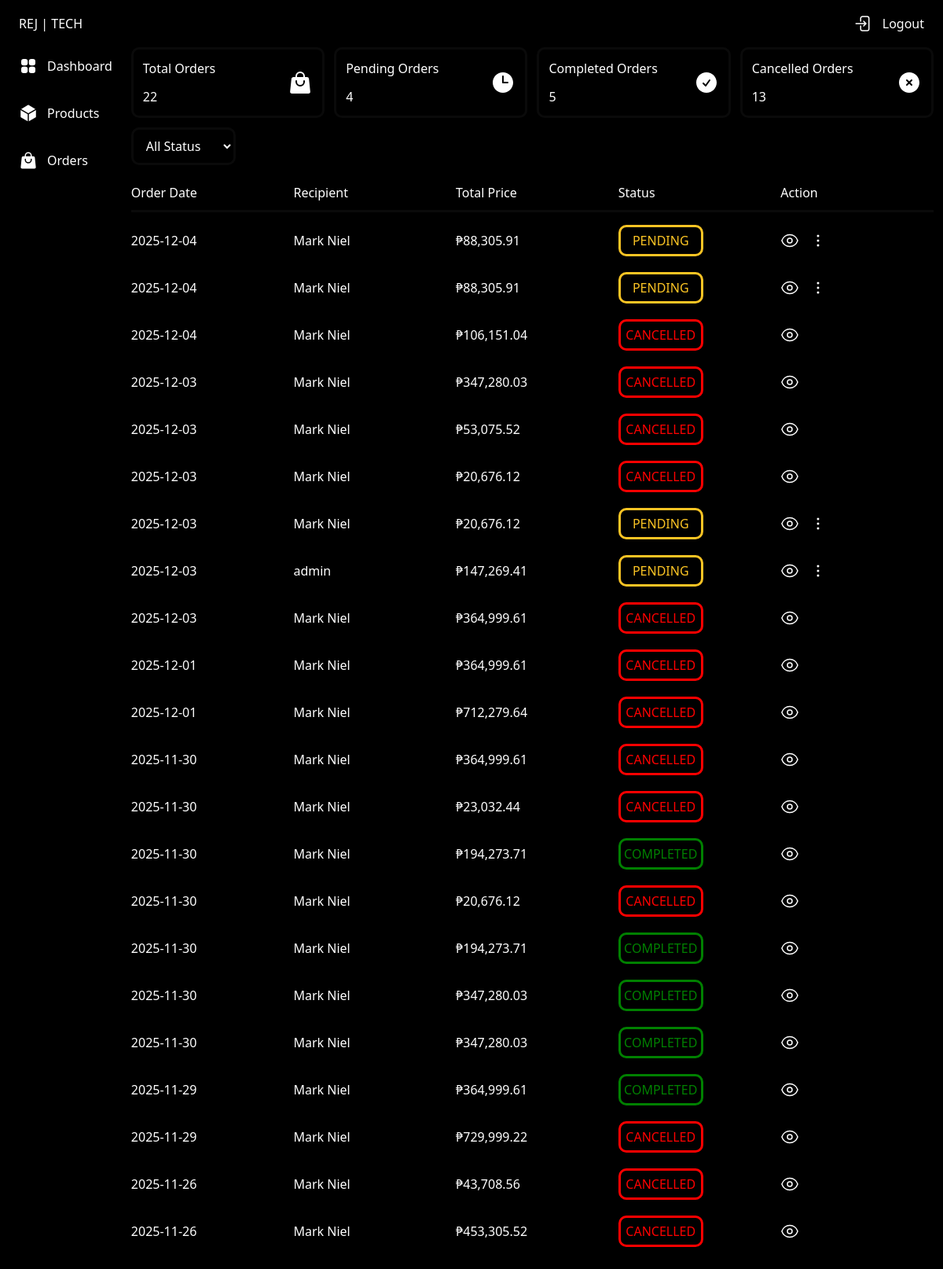
Screenshot of /admin/orders.php (signed in) with the database file from the repository.
### tables this page shows
CREATE TABLE `orders` (
  `id` int(11) NOT NULL,
  `user_id` int(11) NOT NULL,
  `status` enum('PENDING','COMPLETED','CANCELLED','') NOT NULL DEFAULT 'PENDING',
  `total_price` decimal(9,2) NOT NULL,
  `order_created` datetime NOT NULL DEFAULT current_timestamp()
);

CREATE TABLE `users` (
  `id` int(11) NOT NULL,
  `first_name` varchar(30) NOT NULL,
  `last_name` varchar(30) NOT NULL,
  `email` varchar(100) NOT NULL,
  `password` varchar(255) NOT NULL,
  `phone` varchar(15) NOT NULL,
  `address` varchar(255) NOT NULL,
  `role` enum('customer','admin','','') NOT NULL DEFAULT 'customer',
  `created_at` datetime NOT NULL DEFAULT current_timestamp()
);

### admin/orders.php (the view, shortened to what this page needs)
<?php
require_once("includes/config.php");
$od = $pdo->prepare("SELECT COUNT(*) FROM orders");
$od->execute();
$totalOrder = $od->fetchColumn();
$orderStatus = ["PENDING", "COMPLETED", "CANCELLED"];
foreach ($orderStatus as $status) {
    $od = $pdo->prepare("SELECT COUNT(*) FROM orders
WHERE status = :status");
    $od->execute([":status" => $status]);
    $order[$status] = $od->fetchColumn();
}
$status = $_POST["status"] ?? "ALL";
if ($status === "ALL") {
    $od = $pdo->prepare("SELECT orders.id as order_id, orders.status as order_status, orders.total_price as order_totalPrice , date(orders.order_created) as order_created, users.first_name as user_firstName, users.phone as user_phone , users.address as user_address FROM orders
INNER JOIN users ON orders.user_id = users.id
ORDER BY order_created DESC");
    $od->execute();
}
$ordersInfo = $od->fetchAll();
?>
<!DOCTYPE html>
<html lang="en">
<head>
    <link rel="stylesheet" href="assets/css/style.css">
    <script src="https://cdn.tailwindcss.com"></script>
</head>
<body class="flex flex-col min-h-dvh bg-black">
    <?php require_once("includes/header.php") ?>
    <div class="flex px-[12px] pb-[12px] gap-[12px]">
        <?php require_once("includes/sidebar.php") ?>
        <div class="flex flex-1 flex-col gap-[12px]">
            <div class="grid md:grid-cols-4 sm:grid-cols-2 grid-cols-1  gap-[12px]">
                <div class="flex border-[3px] border-[rgb(10,10,10)] p-[12px] rounded-[10px] justify-between">
                    <div class="flex flex-col gap-[12px]">
                        <span class="flex items-center">Total Orders</span>
                        <span class="flex items-center"><?= $totalOrder ?></span>
                    </div>
                    <span class="flex items-center">
                    </span>
                </div>
                <div class="flex border-[3px] border-[rgb(10,10,10)] p-[12px] rounded-[10px] justify-between">
                    <div class="flex flex-col gap-[12px]">
                        <span class="flex items-center">Pending Orders</span>
                        <span class="flex items-center"><?= $order["PENDING"] ?></span>
                    </div>
                    <span class="flex items-center">
                    </span>
                </div>
                <div class="flex border-[3px] border-[rgb(10,10,10)] p-[12px] rounded-[10px] justify-between">
                    <div class="flex flex-col gap-[12px]">
                        <span class="flex items-center">Completed Orders</span>
                        <span class="flex items-center"><?= $order["COMPLETED"] ?></span>
                    </div>
                    <span class="flex items-center">
                    </span>
                </div>
                <div class="flex border-[3px] border-[rgb(10,10,10)] p-[12px] rounded-[10px] justify-between">
                    <div class="flex flex-col gap-[12px]">
                        <span class="flex items-center">Cancelled Orders</span>
                        <span class="flex items-center"><?= $order["CANCELLED"] ?></span>
                    </div>
                    <span class="flex items-center">
                    </span>
                </div>
            </div>
            <form method="post" class="admin-selectStatus-form flex">
                <select name="status" class="admin-select-status bg-transparent border-[3px] border-[rgb(10,10,10)] px-[12px] h-[48px] rounded-[10px]">
                    <option value="ALL" <?= ($status === "ALL") ? "selected" : "" ?> class="bg-black">All Status</option>
                </select>
            </form>
            <div class="flex flex-col gap-[12px]">
                <div class="grid lg:grid-cols-[1fr_1fr_1fr_1fr_1fr] sm:grid-cols-[1fr_1fr_1fr_1fr] grid-cols-[1fr_1fr_1fr]  h-[48px] border-b-[3px] border-[rgb(10,10,10)] gap-[12px] items-center">
                    <span>Order Date</span>
                    <span class="lg:flex hidden">Recipient</span>
                    <span class="sm:flex hidden">Total Price</span>
                    <span>Status</span>
                    <span>Action</span>
                </div>
                <div class="flex flex-col gap-[12px]">
                    <?php foreach ($ordersInfo as $info): ?>
                        <?php $matchStatus = match ($info["order_status"]) {
                            "PENDING" => "rgb(251,196,36)",
                            "COMPLETED" => "rgb(0,128,0)",
                            "CANCELLED" => "rgb(255,0,0)"
                        } ?>
                        <div class="grid lg:grid-cols-[1fr_1fr_1fr_1fr_1fr] sm:grid-cols-[1fr_1fr_1fr_1fr] grid-cols-[1fr_1fr_1fr] gap-[12px] items-center h-[48px]">
                            <span class="flex items-center"><?= $info["order_created"] ?></span>
                            <span class="lg:flex hidden items-center"><?= $info["user_firstName"] ?></span>
                            <span class="sm:flex hidden items-center">₱<?= number_format($info["order_totalPrice"], 2) ?></span>
                            <div class="flex items-center">
                                <span class="flex border-[3px] w-[108px] justify-center h-[40px] items-center rounded-[10px] text-[<?= $matchStatus ?>] border-[<?= $matchStatus ?>]"><?= $info["order_status"] ?></span>
                            </div>
                            <div class="relative flex items-center gap-[12px]">
                                <button type="button" class="admin-orderDetails-btn" data-id="<?= $info["order_id"] ?>" data-created="<?= $info["order_created"] ?>" data-status="<?= $info["order_status"] ?>" data-customer="<?= $info["user_firstName"] ?>" data-contact="<?= $info["user_phone"] ?>" data-address="<?= $info["user_address"] ?>" data-total-price="<?= $info["order_totalPrice"] ?>">
                                </button>
                                <?php if ($info["order_status"] === "PENDING"): ?>
                                    <button class="admin-status-btn">
                                    </button>
                                <?php endif; ?>
                            </div>
                        </div>
                    <?php endforeach; ?>
                </div>
            </div>
        </div>
    </div>
</body>
</html>

### admin/includes/header.php (shortened to what this page needs)
<div class="flex h-[60px] px-[12px] justify-between">
    <div class="flex gap-[12px] items-center">
        <a href="admin.php" class="flex px-[12px] items-center">REJ | TECH</a>
    </div>
    <form method="post" class="flex px-[12px] items-center">
        <button type="submit" name="logout" class="flex gap-[12px]">
            <span>Logout</span>
        </button>
    </form>
</div>

### admin/includes/sidebar.php (shortened to what this page needs)
<div class="lg:flex hidden flex-col gap-[12px] items-start min-h-dvh">
    <a href="admin.php" class="flex items-center gap-[12px] px-[12px] h-[48px]">
        <span>Dashboard</span>
    </a>
    <a href="products.php" class="flex items-center gap-[12px] px-[12px] h-[48px]">
        <svg xmlns="http://www.w3.org/2000/svg" viewBox="0 0 24 24" fill="currentColor" class="size-6">
            <path d="M12.378 1.602a.75.75 0 0 0-.756 0L3 6.632l9 5.25 9-5.25-8.622-5.03ZM21.75 7.93l-9 5.25v9l8.628-5.032a.75.75 0 0 0 .372-.648V7.93ZM11.25 22.18v-9l-9-5.25v8.57a.75.75 0 0 0 .372.648l8.628 5.033Z" />
        </svg>
        <span>Products</span>
    </a>
    <a href="orders.php" class="flex items-center gap-[12px] px-[12px] h-[48px]">
        <span>Orders</span>
    </a>
</div>

### admin/assets/css/style.css (style rules this page uses)
* { margin: 0; padding: 0; box-sizing: border-box; font-family: system-ui, -apple-system, BlinkMacSystemFont, "Segoe UI", Roboto, Oxygen, Ubuntu, Cantarell, "Open Sans", "Helvetica Neue", sans-serif; color: white; }

### rows the page displays
orders: order_created "2025-12-04", user.first_name "Mark Niel", total_price "88,305.91", status "PENDING"
orders: order_created "2025-12-04", user.first_name "Mark Niel", total_price "88,305.91", status "PENDING"
orders: order_created "2025-12-04", user.first_name "Mark Niel", total_price "106,151.04", status "CANCELLED"
orders: order_created "2025-12-03", user.first_name "Mark Niel", total_price "347,280.03", status "CANCELLED"
orders: order_created "2025-12-03", user.first_name "Mark Niel", total_price "53,075.52", status "CANCELLED"
orders: order_created "2025-12-03", user.first_name "Mark Niel", total_price "20,676.12", status "CANCELLED"
orders: order_created "2025-12-03", user.first_name "Mark Niel", total_price "20,676.12", status "PENDING"
orders: order_created "2025-12-03", user.first_name "admin", total_price "147,269.41", status "PENDING"
orders: order_created "2025-12-03", user.first_name "Mark Niel", total_price "364,999.61", status "CANCELLED"
orders: order_created "2025-12-01", user.first_name "Mark Niel", total_price "364,999.61", status "CANCELLED"
orders: order_created "2025-12-01", user.first_name "Mark Niel", total_price "712,279.64", status "CANCELLED"
orders: order_created "2025-11-30", user.first_name "Mark Niel", total_price "364,999.61", status "CANCELLED"
orders: order_created "2025-11-30", user.first_name "Mark Niel", total_price "23,032.44", status "CANCELLED"
orders: order_created "2025-11-30", user.first_name "Mark Niel", total_price "194,273.71", status "COMPLETED"
orders: order_created "2025-11-30", user.first_name "Mark Niel", total_price "20,676.12", status "CANCELLED"
orders: order_created "2025-11-30", user.first_name "Mark Niel", total_price "194,273.71", status "COMPLETED"
orders: order_created "2025-11-30", user.first_name "Mark Niel", total_price "347,280.03", status "COMPLETED"
orders: order_created "2025-11-30", user.first_name "Mark Niel", total_price "347,280.03", status "COMPLETED"
orders: order_created "2025-11-29", user.first_name "Mark Niel", total_price "364,999.61", status "COMPLETED"
orders: order_created "2025-11-29", user.first_name "Mark Niel", total_price "729,999.22", status "CANCELLED"
orders: order_created "2025-11-26", user.first_name "Mark Niel", total_price "43,708.56", status "CANCELLED"
orders: order_created "2025-11-26", user.first_name "Mark Niel", total_price "453,305.52", status "CANCELLED"

### other values shown
$totalOrder "22"
$order["PENDING"] "4"
$order["COMPLETED"] "5"
$order["CANCELLED"] "13"
